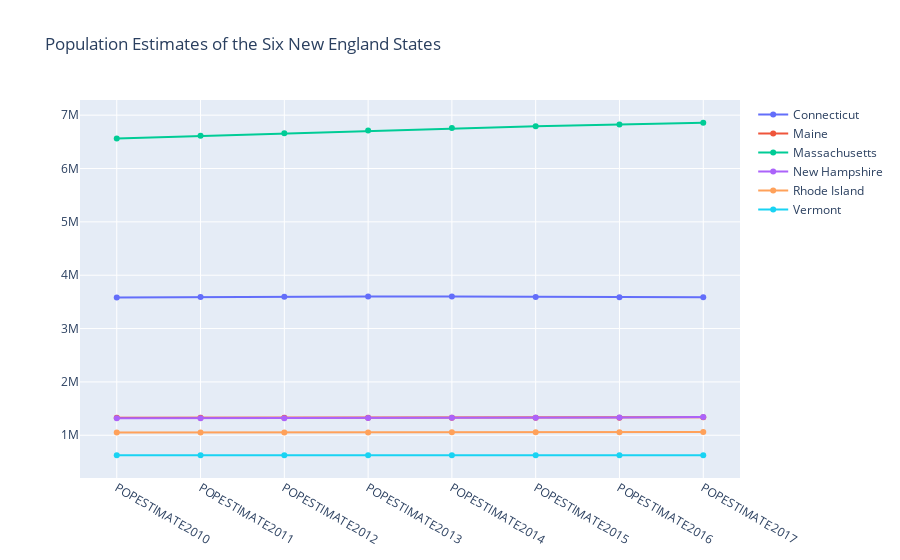

Notebook source saved alongside this figure:
### Code cell
df = pd.read_csv('sourcedata/nst-est2017-alldata.csv')
# Alternatively:
# df = pd.read_csv('https://www2.census.gov/programs-surveys/popest/datasets/2010-2017/national/totals/nst-est2017-alldata.csv')

# grab just the six New England states:
df2 = df[df['DIVISION']=='1']
# set the index to state name:
df2.set_index('NAME', inplace=True)
# grab just the population columns:
df2 = df2[[col for col in df2.columns if col.startswith('POP')]]

traces=[go.Scatter(
    x = df2.columns,
    y = df2.loc[name],
    mode = 'markers+lines',
    name = name
) for name in df2.index]

layout = go.Layout(
    title = 'Population Estimates of the Six New England States'
)

fig = go.Figure(data=traces,layout=layout)
fig.show()

### Figure 1 — Plotly figure (JSON) as saved in the notebook; plotly's stock layout.template omitted (floating-point values rounded to 4 significant figures)
{"data": [{"mode": "markers+lines", "name": "Connecticut", "type": "scatter", "x": ["POPESTIMATE2010", "POPESTIMATE2011", "POPESTIMATE2012", "POPESTIMATE2013", "POPESTIMATE2014", "POPESTIMATE2015", "POPESTIMATE2016", "POPESTIMATE2017"], "y": [3580171, 3591927, 3597705, 3602470, 3600188, 3593862, 3587685, 3588184]}, {"mode": "markers+lines", "name": "Maine", "type": "scatter", "x": ["POPESTIMATE2010", "POPESTIMATE2011", "POPESTIMATE2012", "POPESTIMATE2013", "POPESTIMATE2014", "POPESTIMATE2015", "POPESTIMATE2016", "POPESTIMATE2017"], "y": [1327568, 1327968, 1328101, 1327975, 1328903, 1327787, 1330232, 1335907]}, {"mode": "markers+lines", "name": "Massachusetts", "type": "scatter", "x": ["POPESTIMATE2010", "POPESTIMATE2011", "POPESTIMATE2012", "POPESTIMATE2013", "POPESTIMATE2014", "POPESTIMATE2015", "POPESTIMATE2016", "POPESTIMATE2017"], "y": [6564943, 6612178, 6659627, 6711138, 6757925, 6794002, 6823721, 6859819]}, {"mode": "markers+lines", "name": "New Hampshire", "type": "scatter", "x": ["POPESTIMATE2010", "POPESTIMATE2011", "POPESTIMATE2012", "POPESTIMATE2013", "POPESTIMATE2014", "POPESTIMATE2015", "POPESTIMATE2016", "POPESTIMATE2017"], "y": [1316700, 1318345, 1320923, 1322622, 1328684, 1330134, 1335015, 1342795]}, {"mode": "markers+lines", "name": "Rhode Island", "type": "scatter", "x": ["POPESTIMATE2010", "POPESTIMATE2011", "POPESTIMATE2012", "POPESTIMATE2013", "POPESTIMATE2014", "POPESTIMATE2015", "POPESTIMATE2016", "POPESTIMATE2017"], "y": [1053169, 1052154, 1052761, 1052784, 1054782, 1055916, 1057566, 1059639]}, {"mode": "markers+lines", "name": "Vermont", "type": "scatter", "x": ["POPESTIMATE2010", "POPESTIMATE2011", "POPESTIMATE2012", "POPESTIMATE2013", "POPESTIMATE2014", "POPESTIMATE2015", "POPESTIMATE2016", "POPESTIMATE2017"], "y": [625842, 626210, 625606, 626044, 625665, 624455, 623354, 623657]}], "layout": {"title": {"text": "Population Estimates of the Six New England States"}}}
